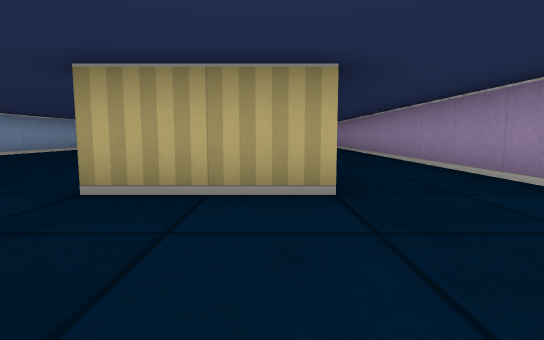
view 1 (above)

18 first-person views from a walk through a cub3D level. The camera is about half as high as the walls, tilts 6° down and sees 80° across. The floor is counted in squares. Each view is taken from the middle of a square. On the plan, view 1 faces up. The plan holds only what a view shows up to about 9 squares ahead; the rest is blank.

view 2
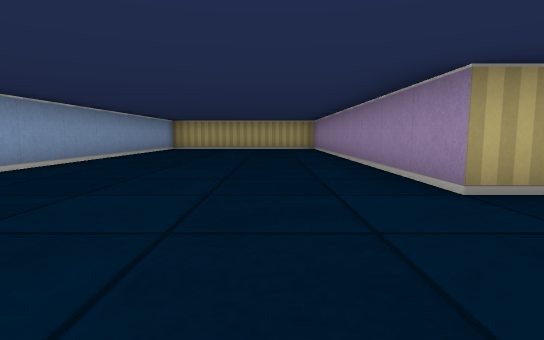

view 3
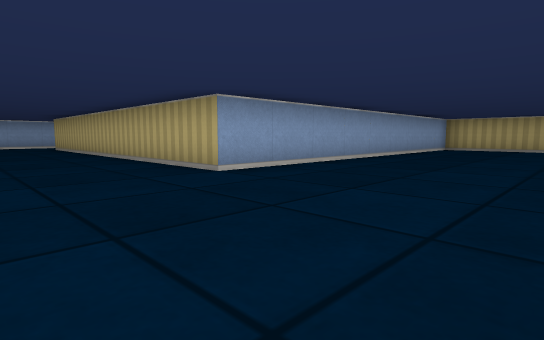

view 4
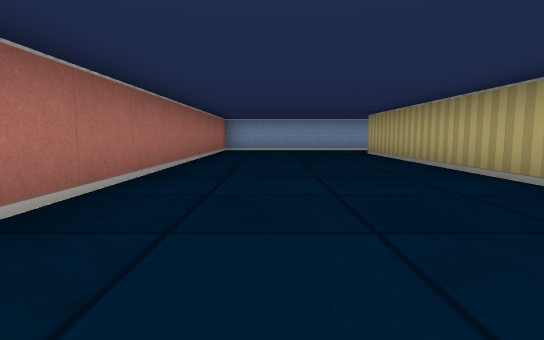

view 5
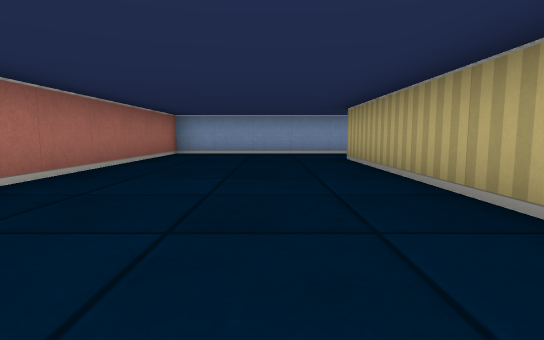

view 6
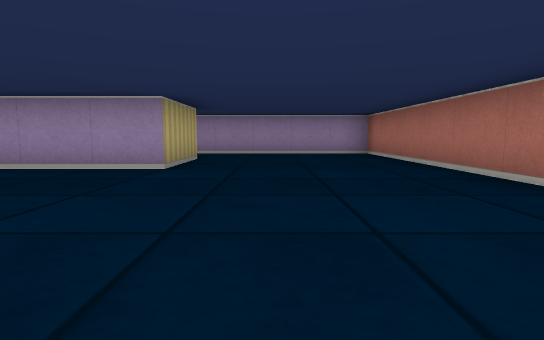

view 7
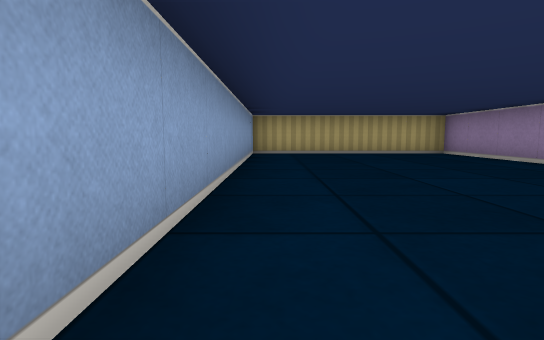

view 8
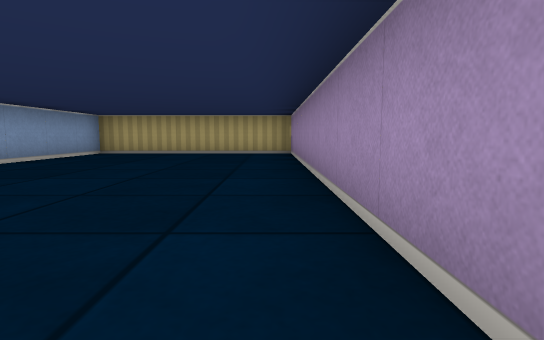

view 9
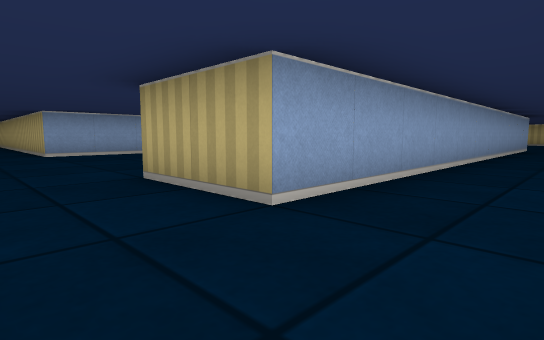

view 10
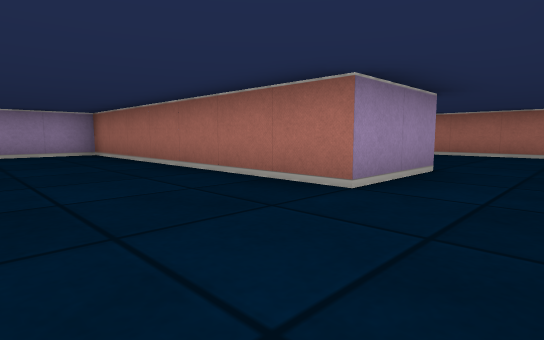

view 11
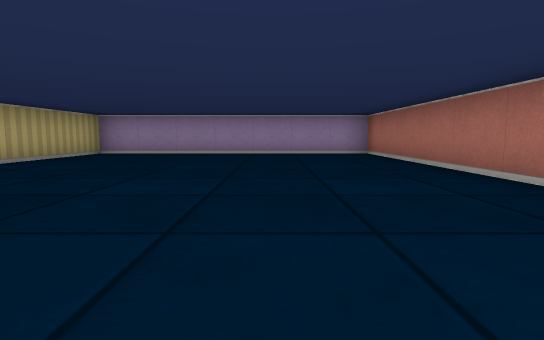

view 12
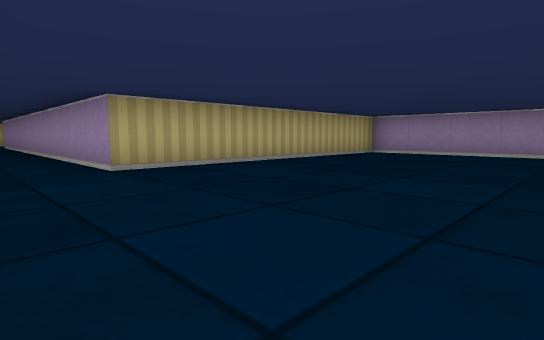

view 13
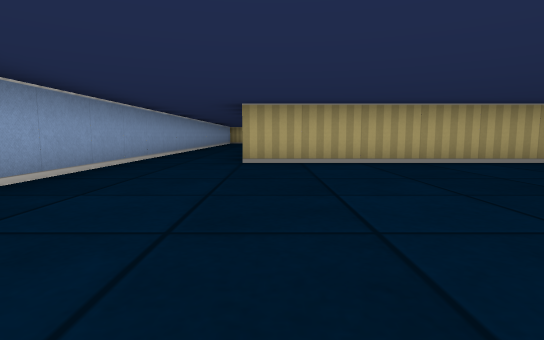

view 14
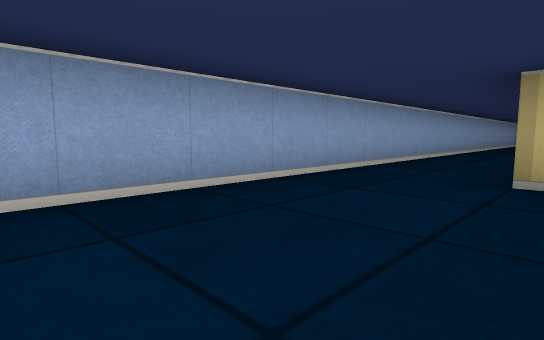

view 15
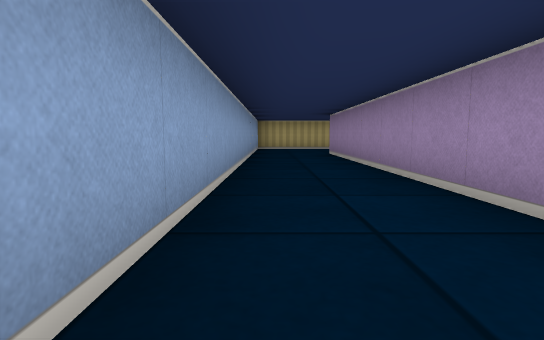

view 16
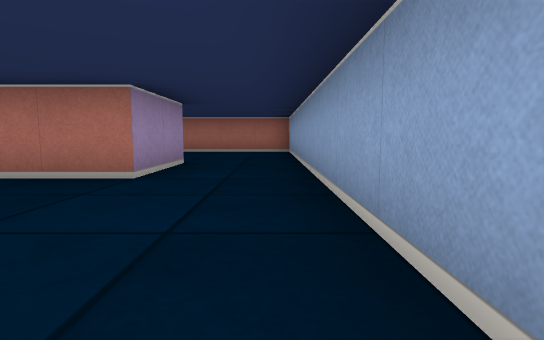

view 17
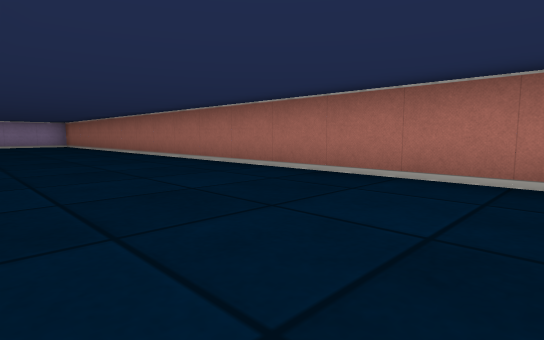

view 18
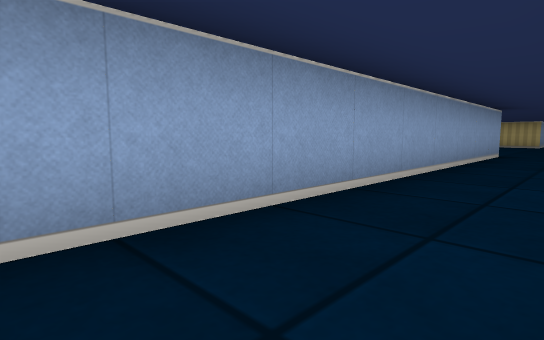

### Floor plan
Ten units are one square. View 1 is at (0, 0); x grows to the right and y downward. Boxes are objects, and circles mark ways between rooms. Rooms are numbered by the first view taken in them; rooms with no view inside come last. Other rooms are left out.
<svg viewBox="-180 -233 210 253">
<path fill="none" stroke="#000" d="M5 -135 5 -25 -15 -25 -15 -115 -65 -115 -65 -25 -155 -25M-175 -25 -175 15 25 15 25 -91M-155 -25 -155 -45 -85 -45 -85 -115 -155 -115 -155 -225M-175 -228 -175 -25"/>
<circle cx="-165" cy="-35" r="3" fill="#2a7"/>
<text x="-50" y="-40">1</text>
<text x="-140" y="-100">2</text>
</svg>
Room 1 opens to room 2.

Where each view was taken, in squares from view 1:
view 1: 0 up, 0 right, facing up
view 2: 0 up, 3 left, facing up
view 3: 0 up, 3 left, facing up-left
view 4: 0 up, 7 left, facing left
view 5: 1 up, 9 left, facing left
view 6: 1 up, 6 left, facing right
view 7: 3 up, 6 left, facing up
view 8: 3 up, 2 left, facing up
view 9: 1 up, 2 right, facing up-left
view 10: 7 up, 17 left, facing down-right
view 11: 7 up, 17 left, facing right
view 12: 7 up, 17 left, facing up-right
view 13: 6 up, 15 left, facing up
view 14: 8 up, 15 left, facing up-left
view 15: 14 up, 17 left, facing up
view 16: 8 up, 17 left, facing down
view 17: 2 up, 13 left, facing down-right
view 18: 5 up, 2 right, facing up-left
